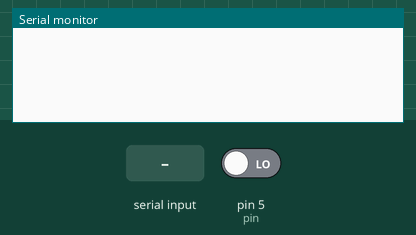
Simulated run of this sketch. Board: Arduino Uno, built with avr-gcc and run on an emulated ATmega328P. Parts: the last lines printed to the serial monitor. Inputs (shaded band) come from the test bench; at power-on: pin 5 (pin) LOW.

Above: at 1.2 s.
1.3 s: "<?>" received over Serial
At 2.5 s:
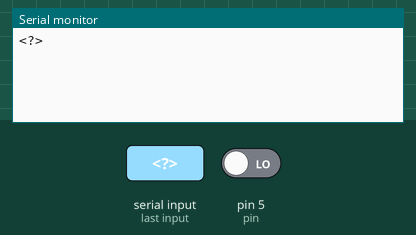
2.8 s: "<a>" received over Serial
At 3.7 s:
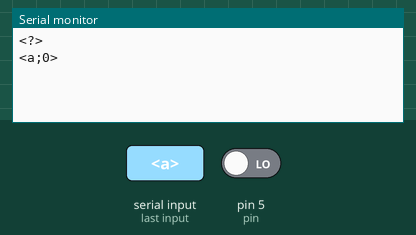
4.3 s: "<b>" received over Serial
At 4.9 s:
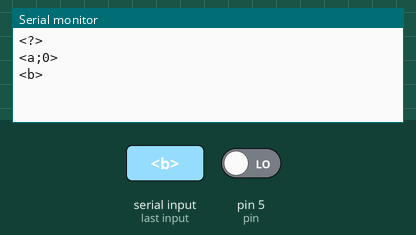

Measured:
- after the input at 1.3 s, the serial monitor: prints a new line at once (image 1)
- after the input at 2.8 s, the serial monitor: prints a new line at once (image 2)
- after the input at 4.3 s, the serial monitor: prints a new line at once (image 3)

The sketch:

gutterGasMeter.ino
```cpp
struct gasMeter {
    String numberSerial;
    int pin;
    int count;
    float volumeMeasurement = 15.0;
    bool measurement[4];
    int errorCode = 0;
};

gasMeter sensor1;
/*serial communication*/
const byte NUMCHARS = 64;
char _receivedChars[NUMCHARS];
boolean _newMsgReceived = false;

void setZeroSensor1() {
    sensor1.count = 0;
    Serial.println("<b>");
}

void measurementSensor1(){
    sensor1.measurement[3] = sensor1.measurement[2];
    sensor1.measurement[2] = sensor1.measurement[1];
    sensor1.measurement[1] = sensor1.measurement[0];
    sensor1.measurement[0] = digitalRead(sensor1.pin);
    if((sensor1.measurement[3]==0)&&(sensor1.measurement[2]==0)&&(sensor1.measurement[1]==1)&&(sensor1.measurement[0]==1)){
        sensor1.count = sensor1.count + 1;
    }
}

/*
* Attention: Two static variables ... sometimes not all messages arrive at once.
* It is possible to compose the message in more than one cycle of the loop
*/
void getSerialMessage() {
  static boolean recvInProgress = false;
  static byte j = 0;
  char startMarker = '<';
  char endMarker = '>';
  char c;

  while (Serial.available() > 0 && _newMsgReceived == false) {
    c = Serial.read();

    if (recvInProgress == true) {
      if (c != endMarker) {
        _receivedChars[j] = c;
        j++;
        if (j >= NUMCHARS) {
            j = NUMCHARS - 1;
        }
      } else {
        _receivedChars[j] = '\0'; // terminate the string
        recvInProgress = false;
        j = 0;
        _newMsgReceived = true;
      }
    }

    else if (c == startMarker) {
      recvInProgress = true;
    }
  }
}

void sendAllData(){
    String s = "<a;"+String(sensor1.count)+">";
    Serial.println(s);
}

void decodeRequest()
{
    String s;

    char cmd = _receivedChars[0];

    switch(cmd)
    {
        case '?': // echo
        Serial.println("<?>");
        break;

        case 'a': // sends string with various information for system monitoring
        sendAllData();
        break;
        case 'b': // sends string with various information for system monitoring
        setZeroSensor1();
        break;
        default:
        Serial.println("<?>");
        break;
    }
}

// the setup routine runs once when you press reset:
void setup() {
  sensor1.pin = 5;
  Serial.begin(115200);
  pinMode(sensor1.pin,INPUT);
}

void loop() {
    getSerialMessage();
    if (_newMsgReceived == true) {
        decodeRequest();
        _newMsgReceived = false;
    }
    measurementSensor1();
}
```
